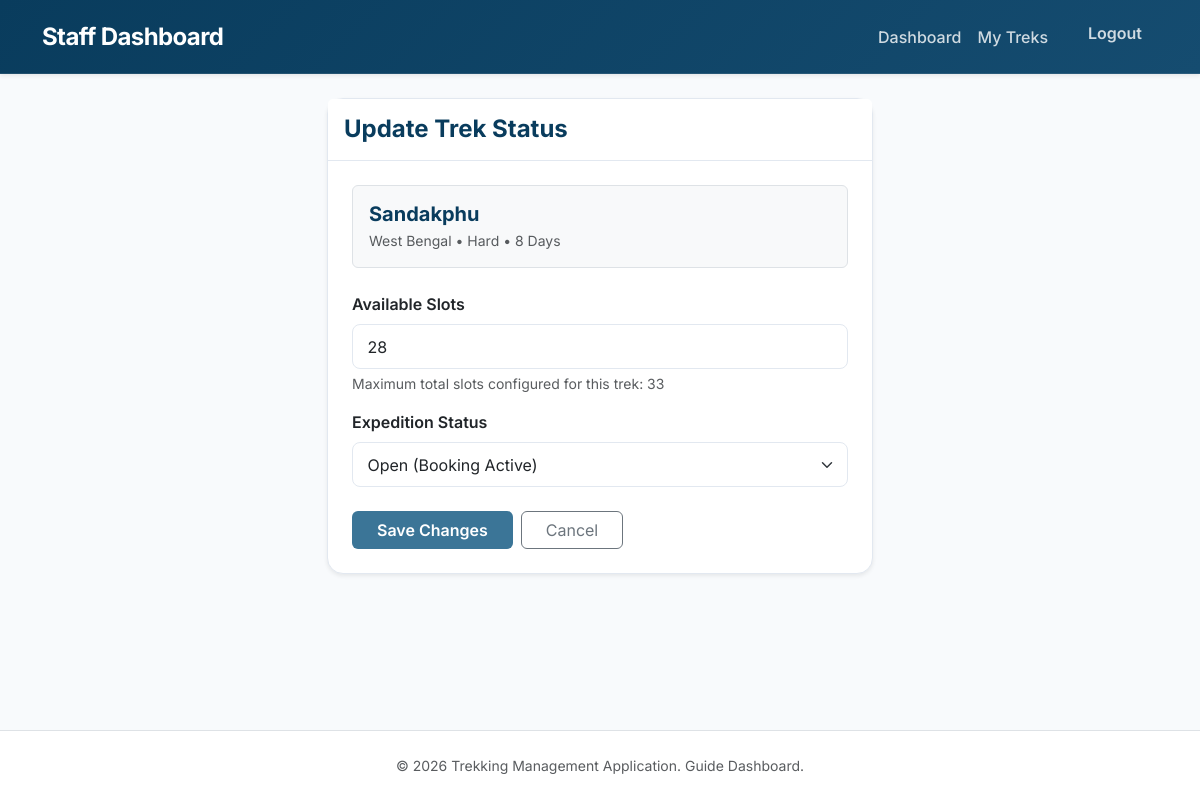
/staff/treks/update/1 (signed in), run on an earlier commit of the app's database.
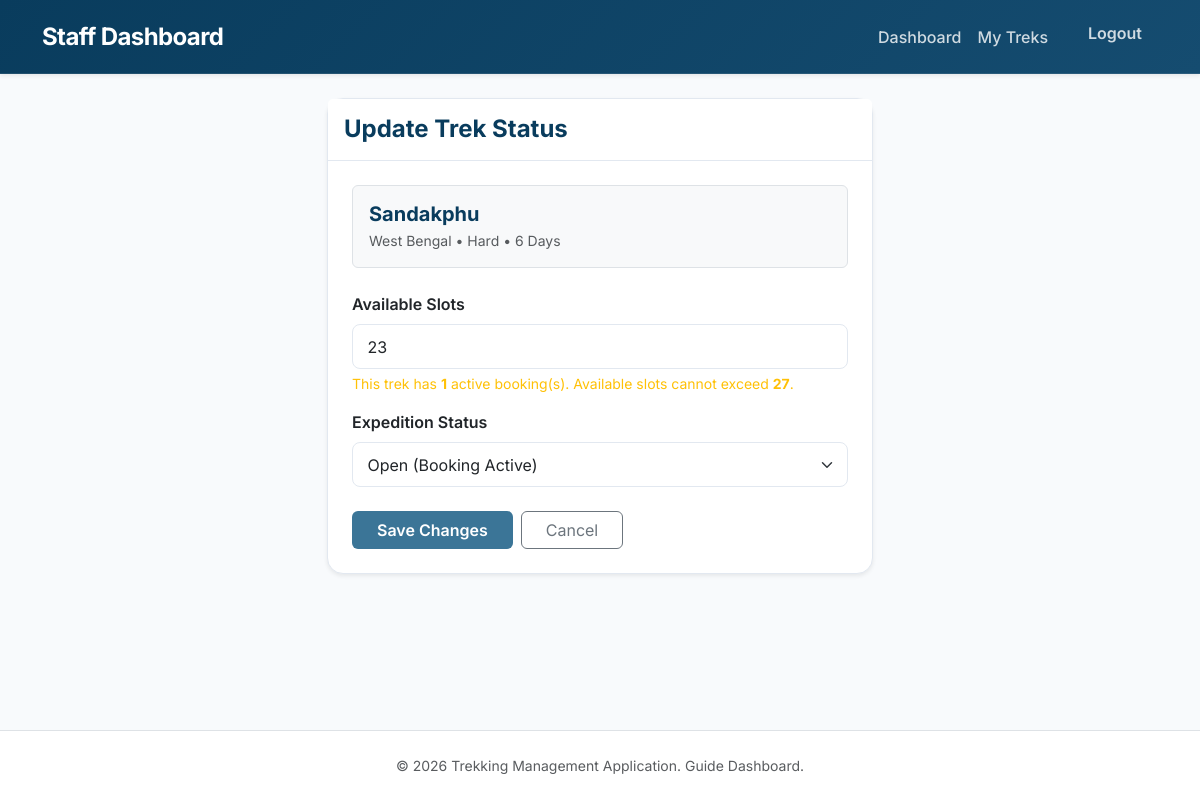
And on a later commit of the database.
### models.py (models this page shows, shortened)
class Trek(db.Model):
    __tablename__ = "trek"
    id = db.Column(db.Integer, primary_key=True)
    name = db.Column(db.String(100), nullable=False)
    location = db.Column(db.String(100), nullable=False)
    difficulty = db.Column(db.String(50), nullable=False)
    duration = db.Column(db.Integer, nullable=False)
    total_slots = db.Column(db.Integer, nullable=False)
    available_slots = db.Column(db.Integer, nullable=False)
    assigned_staff = db.Column(
        db.Integer,
        db.ForeignKey("user.id"),
        nullable=True
    )
    start_date = db.Column(db.Date)
    end_date = db.Column(db.Date)
    status = db.Column(db.String(20), default="Pending")
    is_deleted = db.Column(
        db.Boolean,
        default=False
    )
    description = db.Column(db.Text)
    bookings = db.relationship(
        "Booking",
        backref="trek",
        lazy=True
    )

### routes/staff.py (the view, shortened to what this page needs)
@staff.route("/treks/update/<int:id>", methods=["GET", "POST"])
@login_required
@staff_required
def update_trek(id):
    trek = Trek.query.get_or_404(id)
    if trek.assigned_staff != current_user.id:
        flash("Access Denied!", "danger")
        return redirect(url_for("staff.assigned_treks"))
    booked_slots = Booking.query.filter_by(trek_id=trek.id, status="Booked").count()
    return render_template(
        "staff/edit_trek.html",
        trek=trek,
        booked_slots=booked_slots
    )

### app.py (called while the page is built)
@login_manager.user_loader
def load_user(user_id):
    return User.query.get(int(user_id))

### routes/staff.py (called while the page is built)
def staff_required(func):
    @wraps(func)
    def wrapper(*args, **kwargs):
        if not current_user.is_authenticated:
            return redirect(url_for("auth.login"))
        if current_user.role != "staff":
            flash("Access Denied!", "danger")
            return redirect(url_for("auth.login"))
        if current_user.status != "approved":
            flash("Your account is awaiting admin approval.", "warning")
            return redirect(url_for("auth.login"))
        return func(*args, **kwargs)
    return wrapper

### templates/staff/edit_trek.html (shortened to what this page needs)
{% extends "staff/base.html" %}
{% block content %}
<div class="row justify-content-center">
    <div class="col-md-6">
        <div class="card shadow-sm">
            <div class="card-header py-3 bg-white">
                <h4 class="mb-0 fw-bold" style="color: var(--primary)">Update Trek Status</h4>
            </div>
            <div class="card-body p-4">
                <div class="mb-4 p-3 bg-light rounded border">
                    <h5 class="fw-bold mb-1" style="color: var(--primary);">{{ trek.name }}</h5>
                    <p class="text-muted small mb-0">{{ trek.location }} &bull; {{ trek.difficulty }} &bull; {{ trek.duration }} Days</p>
                </div>
                <form method="POST">
                     <div class="mb-3">
                        <label class="form-label fw-semibold">Available Slots</label>
                        <input type="number" min="0" max="{{ trek.total_slots - booked_slots }}" class="form-control" name="available_slots" value="{{ trek.available_slots }}" required>
                        {% if booked_slots > 0 %}
                        <div class="form-text text-warning">
                             This trek has <strong>{{ booked_slots }}</strong> active booking(s).
                            Available slots cannot exceed <strong>{{ trek.total_slots - booked_slots }}</strong>.
                        </div>
                        {% else %}
                        <div class="form-text">Maximum total slots configured for this trek: {{ trek.total_slots }}</div>
                        {% endif %}
                    </div>
                    <div class="mb-4">
                        <label class="form-label fw-semibold">Expedition Status</label>
                        <select name="status" class="form-select">
                            <option value="Open" {% if trek.status == "Open" %}selected{% endif %}>Open (Booking Active)</option>
                        </select>
                    </div>
                    <div class="d-flex gap-2">
                        <button type="submit" class="btn btn-custom px-4 fw-semibold">
                            Save Changes
                        </button>
                        <a href="{{ url_for('staff.assigned_treks') }}" class="btn btn-outline-secondary px-4">
                            Cancel
                        </a>
                    </div>
                </form>
            </div>
        </div>
    </div>
</div>
{% endblock %}

What changed in the data, as far as the page shows it:
changed Trek "Sandakphu": duration "8" → "6"; available_slots "28" → "23"; trek.total_slots-booked_slots (not shown) → "27"; total_slots "33" → (not shown)
Also different on the page:
{{ booked_slots }}: (not shown) → "1"
text no longer shown: "Maximum total slots configured for this trek:"
text now shown: "This trek has active booking(s). Available slots cannot exceed ."
